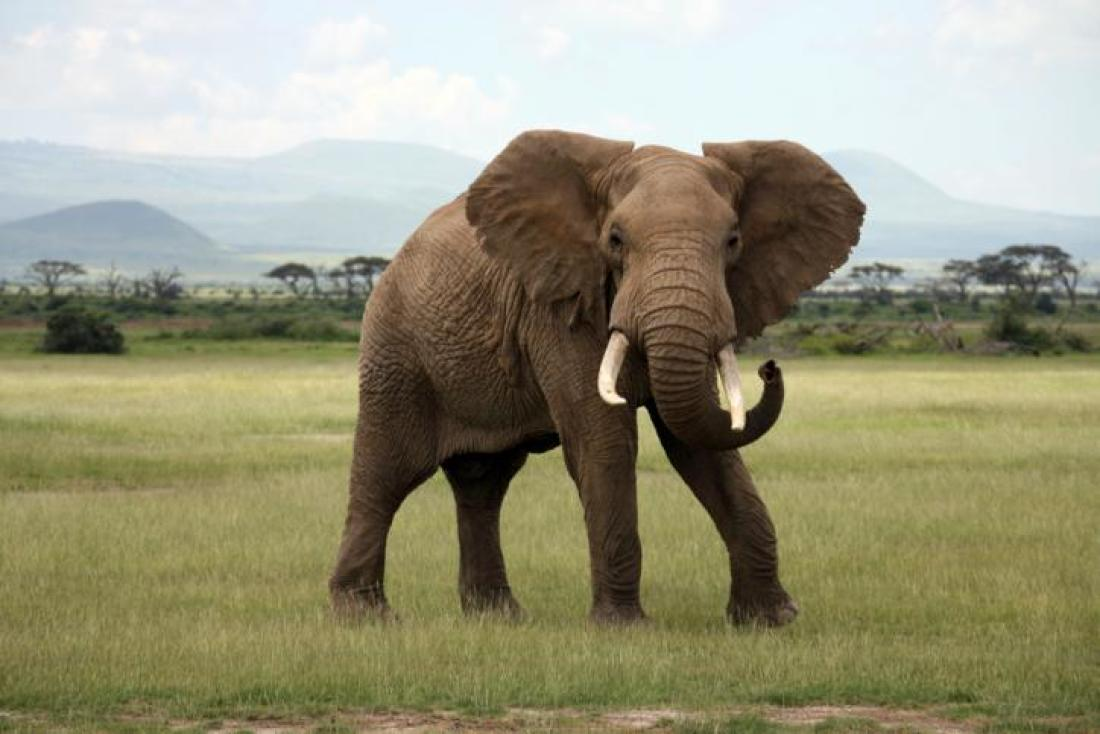
#> input picture Days/mastering opencv 2/1.HOG/elephant.jpg, 1100 x 734 px
$ jupyter execute HOG.ipynb
#> lines starting #> are read from the running program, lines starting #| are printed output that depends on the picture
[cell 1]
# Import necessary libraries
import numpy as np
import cv2
import matplotlib.pyplot as plt

[cell 2]
# Load image then grayscale
image = cv2.imread('elephant.jpg')
#> image is the input picture: shape (734, 1100, 3); mean B, G, R 123, 149.3, 151.7
gray = cv2.cvtColor(image,cv2.COLOR_BGR2GRAY)
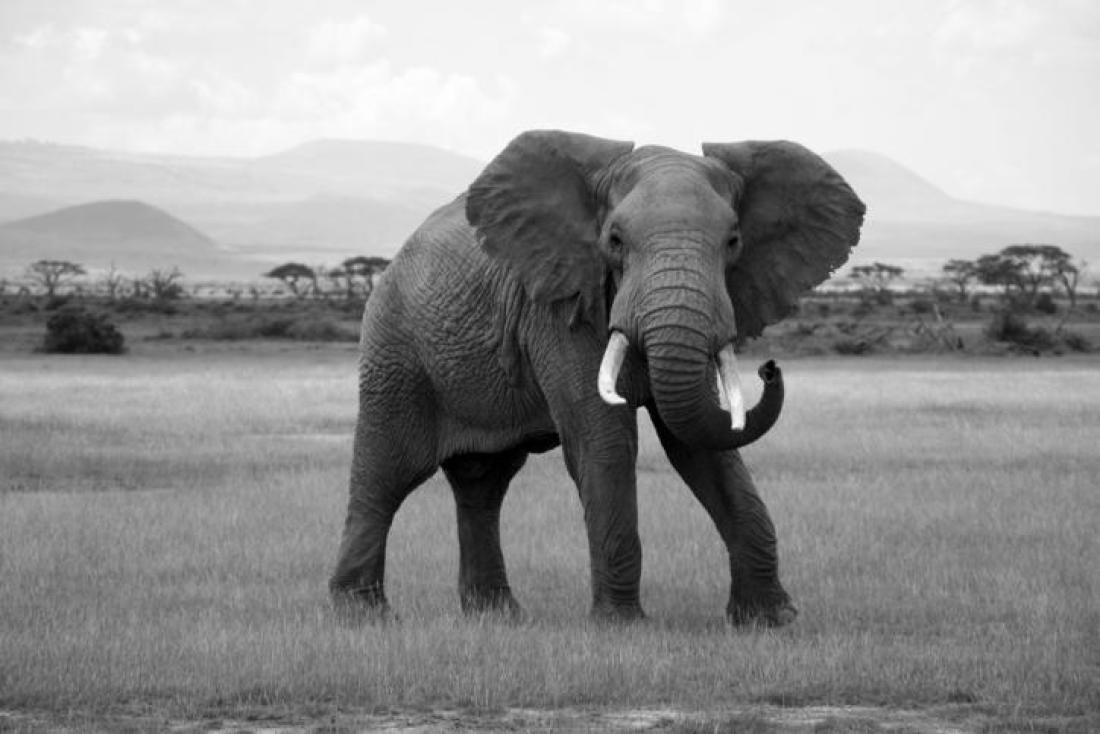
#> gray: shape (734, 1100); min 0, max 255, mean 147

# Show original image
cv2.waitKey(0)

# h x w in pixels
cell_size = (8,8)

# h x w in cells
block_size = (2,2)

# number of orientation bins
nbins = 9

# using OpenCV's HOG Descriptor
# winSize is the size of the image cropped to multiple of the cell size
hog = cv2.HOGDescriptor(_winSize = (gray.shape[1] // cell_size[1] * cell_size[1],
                                   gray.shape[0] // cell_size[0] * cell_size[0]),
                                   _blockSize = (block_size[1] * cell_size[1],
                                                block_size[0] * cell_size[0]),
                                   _blockStride = (cell_size[1], cell_size[0]),
                                   _cellSize = (cell_size[1], cell_size[0]),
                                   _nbins = nbins)

# Create numpy array shape which we use to create hog_feats
n_cells = (gray.shape[0]// cell_size[0], gray.shape[1]// cell_size[1])
#> n_cells = (91, 137)

# We index blocks by rows first
# hog_feats now contains the gradient amplitude for each direction,
# for each celll of its group for each group. Indexing is by rows then columns.
hog_feats = hog.compute(gray).reshape(n_cells[1] - block_size[1] +1,
                                     n_cells[0] - block_size[0] +1,
                                     block_size[0], block_size[1],
                                     nbins).transpose((1,0,2,3,4))

# Create our gradients array with nbins dimensions to store gradient orientations
gradients = np.zeros((n_cells[0], n_cells[1], nbins))

# Create array of dimensions
cell_count = np.full((n_cells[0],n_cells[1],1),0,dtype=int)

# Block Normalization
for off_y in range(block_size[0]):
    for off_x in range(block_size[1]):
        gradients[off_y:n_cells[0] - block_size[0] + off_y + 1,
                 off_x:n_cells[1] - block_size[1] + off_x + 1] += \
        hog_feats[:,:,off_y,off_x,:]

        cell_count[off_y:n_cells[0] - block_size[0] + off_y +1,
                  off_x: n_cells[1] -block_size[1] + off_x + 1] += 1
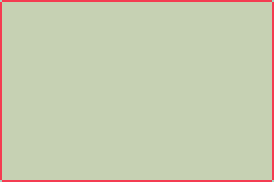
#> cell_count: shape (91, 137, 1) int64 (shown 2 times larger); 3 distinct labels, from 1 to 4; one colour per label, 0 black

# Average gradients
gradients /= cell_count

# Plot HOGs using Matplotlib
# angle is 360/nbins * directions
color_bins = 5
plt.pcolor(gradients[:,:, color_bins])
plt.gca().invert_yaxis()
plt.gca().set_aspect('equal', adjustable='box')
plt.colorbar()
plt.title("HOG of Elephant")
plt.savefig("elephant output.jpg")
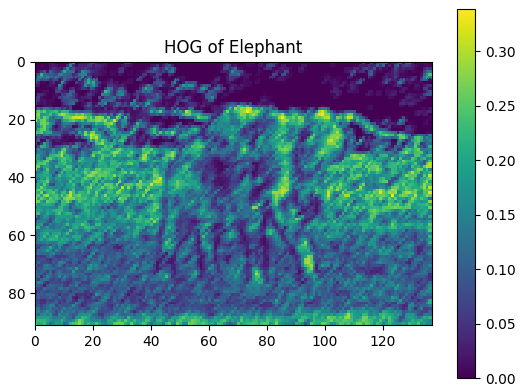
#> figure drawn by matplotlib, 2 panels
plt.show()
cv2.destroyAllWindows()
